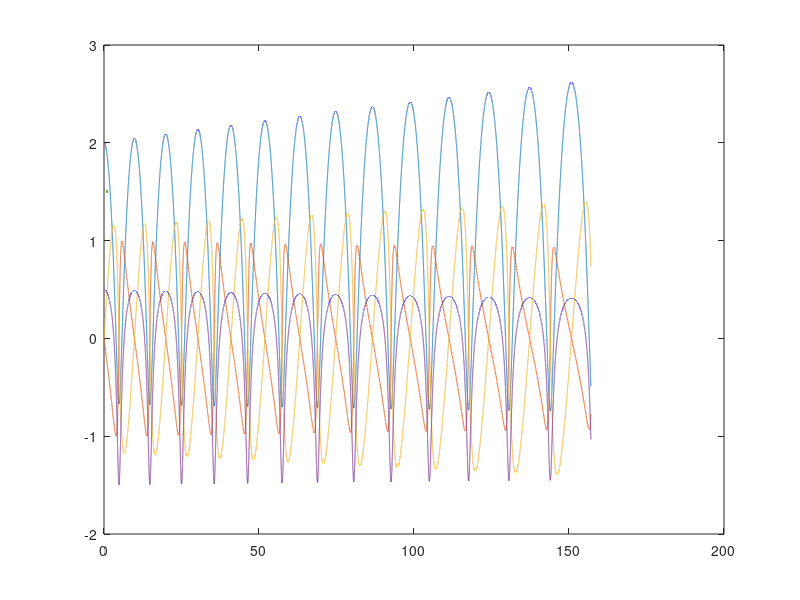

Here is the MATLAB script that generated this plot: (Note: this script raises an error after producing the figure.)
%% Solution to one body motion around the sun - Euler.
% Parameters
clear all
m=1;
f=@(u)[u(2)
    -m*u(1)./((u(1).^2+u(3).^2).^(3/2))
    u(4)
    -m*u(3)./((u(1).^2+u(3).^2).^(3/2))];
u0=[2;0;0;0.5];
T=50*pi;
h=1/1000;
t = 0:h:T; % time 
% Euler initiation.
u_e= nan(4,length(t));
u_e(:,1)= u0;
% Euler method solution.
for i=1:length(t)-1
    u_e(:,i+1)=u_e(:,i) + h*f(u_e(:,i));
end
figure;
plot(t,u_e,LineWidth=1.5)
xlabel('t',Interpreter='latex')
legend('x','$v_x$','y','$v_y$',Interpreter='latex')
figure;
plot(u_e(1,:),u_e(3,:),'-',0,0,'ro')
xlabel('x',Interpreter='latex');ylabel('y',Interpreter='latex')
title('Solution by Euler',Interpreter='latex')
%% One body motion around the sun - Stormer - Verlet.
% Parameters
m=1;
% Set initial conditions
x0=2; 
y0=0;
vx0=0;
vy0=0.5;
% time.
T = 50*pi;
h = 1/1000;
t=0:h:T;
% Initiation.
Lx = zeros(1,length(t));
Ly = zeros(1,length(t));
Lx(1) = x0;
Ly(1) = y0;
% First step outside the loop.
Lx(2) = Lx(1)-(h^2/2)*m*x0/(x0^(3/2));
Ly(2) = Ly(1)+h*vy0;
%  Stormer - Verlet solution.
for i=2:length(t)
    D=((Lx(i))^2+(Ly(i))^2)^(3/2);
    ax = -m*Lx(i)/D;
    ay= -m*Ly(i)/D;
    Lx(i+1) = 2*Lx(i)-Lx(i-1)+h^2*ax;
    Ly(i+1) = 2*Ly(i)-Ly(i-1)+h^2*ay;
end
figure; 
plot(Lx,Ly,'-',0,0,'ro')
xlabel('x',Interpreter='latex');ylabel('y',Interpreter='latex')
title('Solution by Stormer - Verlet',Interpreter='latex')
%% pendulum solution by Euler.
clear all
f=@(u) [u(2) ; -sin(u(1))]; % ODE function
theta0 = 0.1;% initial amplitude
h = 0.001; % step size
t=0:h:3*pi*50; % time span
% initiation for Euler method
u_e= nan(2,length(t));
u_e(:,1)= [theta0;0];
% Euler method solution
for i=1:length(t)-1
    u_e(:,i+1)=u_e(:,i) + h*f(u_e(:,i));
end
figure % Phase space
plot(u_e(1,:),u_e(2,:))
xlabel('\theta','FontSize',20,'Rotation',0)
legend('Euler','Location','eastoutside')
ylabel('$\dot{\theta}$','Interpreter','latex','FontSize',20,'Rotation',0)
title('Phase space',Interpreter='latex')
%% pendulum solution by Velocity - Verlet.
theta0 = 0.1;% initial amplitude
h = 0.001; % step size
t=0:h:3*pi*50; % time span
% initiation for Euler method
u_vv= nan(2,length(t));
u_vv(:,1)= [theta0;0];
% Leap-Frog method solution
for i=1:length(t)-1
    u_vv(1,i+1)=u_vv(1,i) + h*u_vv(2,i)+h^2/2*(-sin(u_vv(1,i)));
    u_vv(2,i+1)=u_vv(2,i) + h/2*(-sin(u_vv(1,i))-sin(u_vv(1,i+1)));
end
figure % Phase space
plot(u_vv(1,:),u_vv(2,:))
xlim([-0.15,0.15]);ylim([-0.15,0.15])
xlabel('\theta','FontSize',20,'Rotation',0)
legend('Velocity Verlet','Location','eastoutside')
ylabel('$\dot{\theta}$','Interpreter','latex','FontSize',20,'Rotation',0)
title('Phase space',Interpreter='latex')